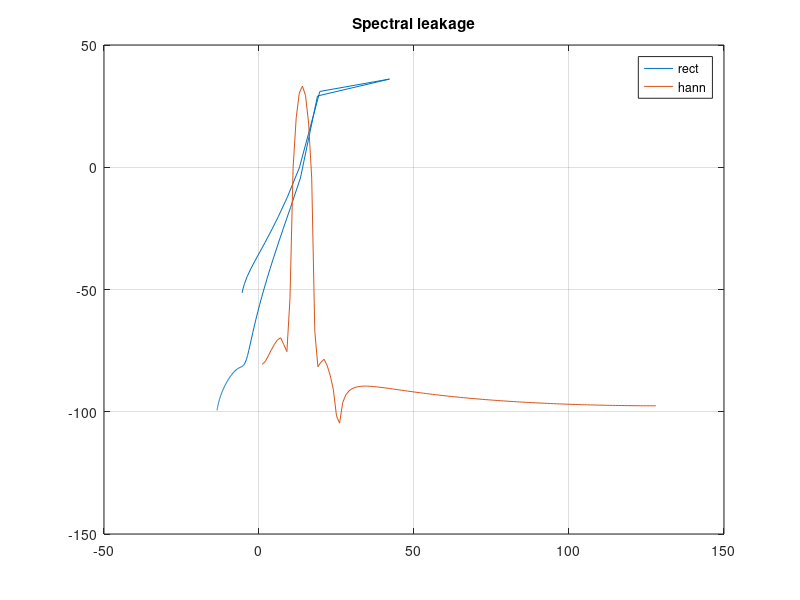

MATLAB code to generate this figure:
% Утечка спектра БПФ
% Окна при некратной частоте

fL = 50.5; fs4 = 1000; N4 = 256;
t4 = (0:N4-1)/fs4;
xL = sin(2*pi*fL*t4);
whan = hann(N4)';
wbh = blackmanharris(N4)';
YL = abs(fft(xL));
YL2 = abs(fft(xL .* whan));
YL3 = abs(fft(xL .* wbh));
figure;
plot(20*log10(YL(1:N4/2)), 20*log10(YL2(1:N4/2)), 20*log10(YL3(1:N4/2)));
legend('rect','hann','blackman-harris');
title('Spectral leakage'); grid on;

%{
@play
{
 "title": "FFT spectral leakage",
 "groups": [
  {
   "name": "Window",
   "controls": [
    {
     "var": "fL",
     "label": "signal f Hz",
     "min": 40,
     "max": 90,
     "step": 0.5,
     "default": 50.5
    }
   ]
  }
 ]
}
%}
